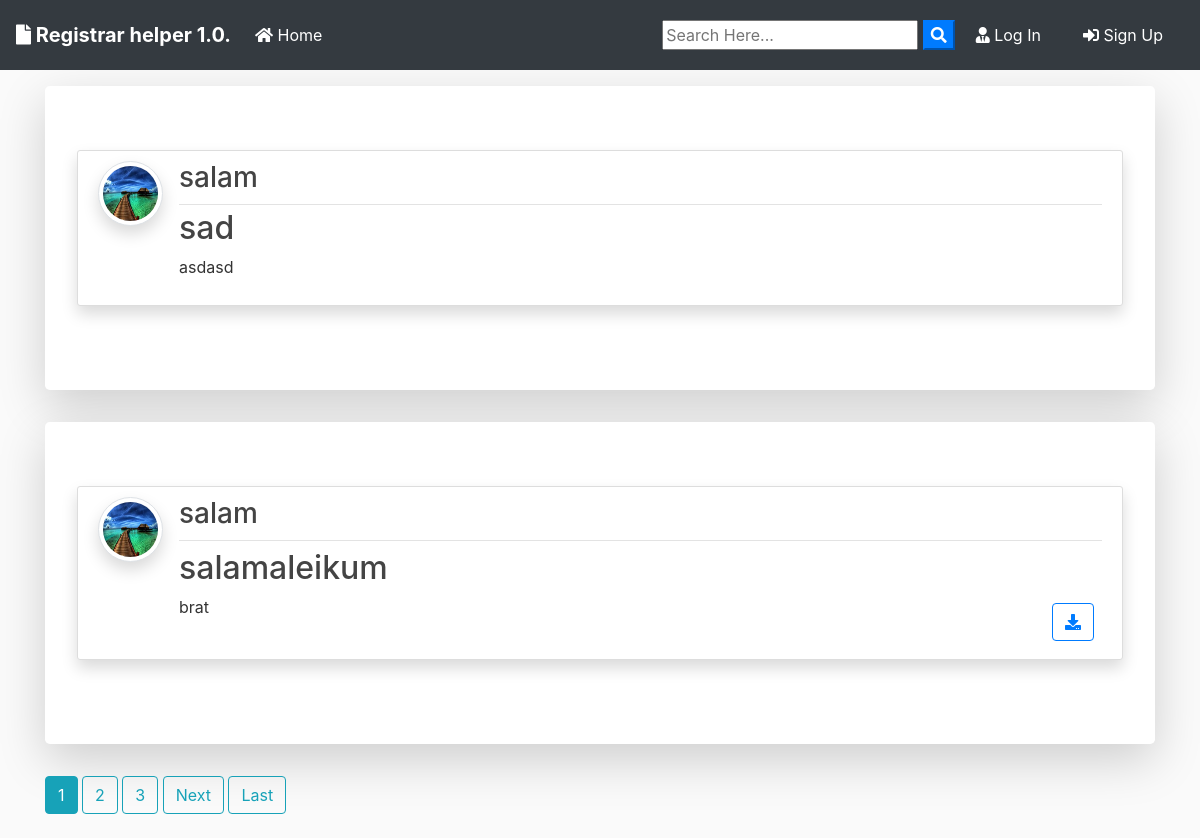
The page / on the database its author committed.
### blog/models.py (models this page shows, shortened)
class Post(models.Model):
	title = models.CharField(max_length=100)
	file = models.FileField(null=True,blank=True,upload_to='Files')
	content = models.TextField()
	date_posted = models.DateTimeField(default=timezone.now)
	author = models.ForeignKey(User, on_delete=models.CASCADE)

### users/models.py (models this page shows, shortened)
class Profile(models.Model):
    user = models.OneToOneField(User, on_delete=models.CASCADE)
    image = models.ImageField(default='default.jpg', upload_to='profile_pics')

### blog/views.py (the view)
# urls.py: path('', PostListView.as_view(), name='blog-home'),
class PostListView(ListView):
    model = Post
    template_name = 'blog/home.html'  # <app>/<model>_<viewtype>.html
    context_object_name = 'posts'
    ordering = ['-date_posted']
    paginate_by = 2

### blog/templates/blog/home.html (shortened to what this page needs)
{% extends "blog/base.html" %}
{% block content %}
    {% for post in posts %}
      <div class="jumbotron mt-3 bg-white shadow-lg">
      <article class="media content-section shadow">
        <a href="{{ post.author.profile.image.url }} " target="_blank"> <img src="{{ post.author.profile.image.url }}  " alt="" class="article-img rounded-circle img-thumbnail img-fluid shadow">
        </a>
        <div class="media-body">
          <div class="article-metadata d-flex justify-content-between">
            <a class="mr-2 " href="{% url 'user-posts' post.author.username  %}"><h3>{{ post.author }}</h3></a>
          </div>
          <h2><a class="article-title text-justify " href="{% url 'post-detail' post.id %}">{{ post.title }}</a></h2>
          <div class="d-flex justify-content-between">
            <p class="article-content text-justify text-truncate overflow-hidden">{{ post.content }}</p>
            {% if post.file %}
          <div class="form-group mt-0 pt-0  m-2">
            <a class="btn btn-outline-primary  btn-d "  href="{{ post.file.url }}"  download type="submit"><i class="fas fa-download"></i></a>
          </div>
          {% endif %}
          </div>
        </div>
      </article>
      </div>
    {% endfor %}
    {% if is_paginated %}
      {% for num in page_obj.paginator.page_range %}
        {% if page_obj.number == num %}
          <a class="btn btn-info mb-4" href="?page={{ num }}">{{ num }}</a>
        {% elif num > page_obj.number|add:'-3' and num < page_obj.number|add:'3' %}
          <a class="btn btn-outline-info mb-4" href="?page={{ num }}">{{ num }}</a>
        {% endif %}
      {% endfor %}
      {% if page_obj.has_next %}
        <a class="btn btn-outline-info mb-4" href="?page={{ page_obj.next_page_number }}">Next</a>
        <a class="btn btn-outline-info mb-4" href="?page={{ page_obj.paginator.num_pages }}">Last</a>
      {% endif %}
    {% endif %}
{% endblock content %}

### blog/static/blog/main.css (style rules this page uses)
body { background: #fafafa; color: #333333; margin-top: 0; }
h1, h2, h3, h4, h5, h6 { color: #444444; }
.content-section { background: #ffffff; padding: 10px 20px; border: 1px solid #dddddd; border-radius: 3px; margin-bottom: 20px; }
.article-title { color: #444444; }
.article-content { white-space: pre-line; }
.article-img { height: 65px; width: 65px; margin-right: 16px; }
.article-metadata { padding-bottom: 1px; margin-bottom: 4px; border-bottom: 1px solid #e3e3e3 }

### rows shown on the page
Post: author.profile.image (picture), author "salam", title "sad", content "asdasd"
Post: author.profile.image (picture), author "salam", title "salamaleikum", content "brat"

### other values the page prints
{{ num }} "1"
{{ num }} "2" "3"
